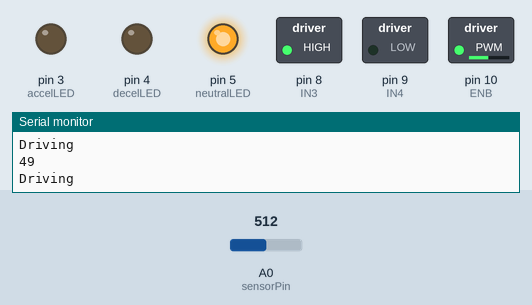
Bench run of a sketch on a simulated Arduino Uno, built with avr-gcc and run on an emulated ATmega328P. Shown: switched loads named in the sketch (green lamp = pin HIGH), output pins drawn as LEDs (lit = HIGH), the last lines printed to the serial monitor. The test bench sets the inputs (shaded band); at power-on: A0 (sensorPin) = 512.

Above: at 1.3 s.
1.4 s: A0 (sensorPin) set to 716
At 2.8 s:
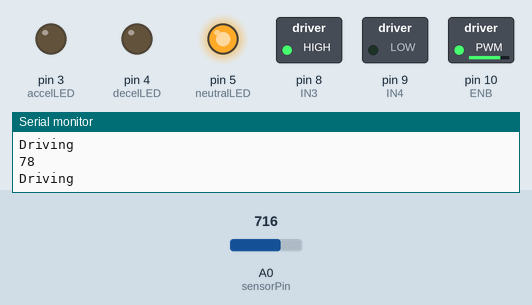
3.5 s: A0 (sensorPin) set to 306
At 4.4 s:
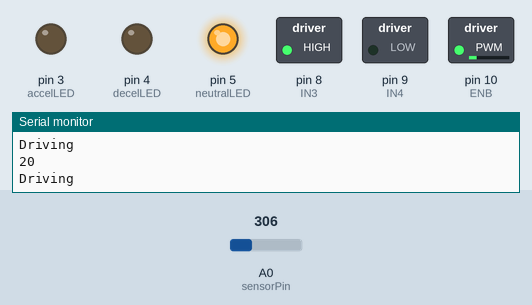
5.5 s: A0 (sensorPin) set to 122
At 7.2 s:
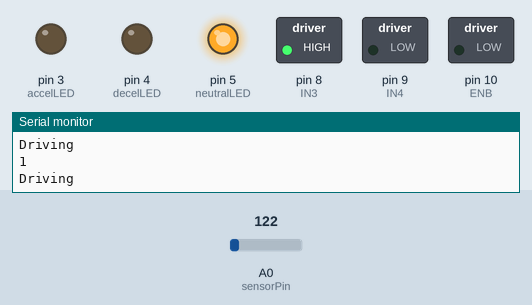
7.5 s: A0 (sensorPin) set to 159
9.0 s: A0 (sensorPin) set to 192
At 9.4 s:
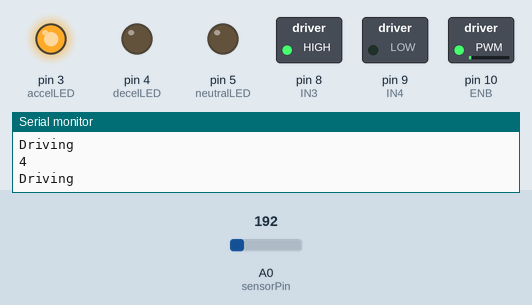
11.0 s: A0 (sensorPin) set to 0
At 11.4 s:
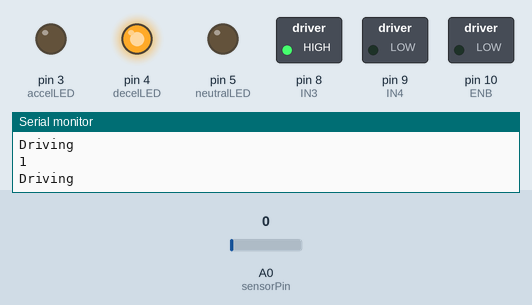
Timing chart, 0 to 14.0 s (numbered marks = the images above; inputs shaded):
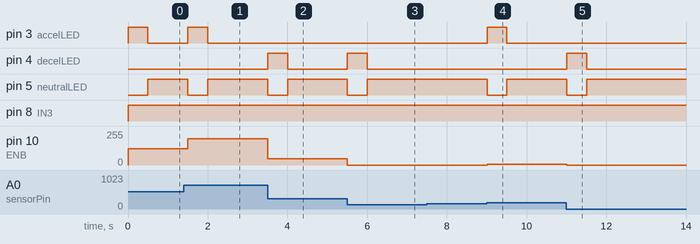

Measured:
- the behaviour switches between 175 and 176 on A0 (sensorPin) (found by bisection; images 3 and 4)
- after the input at 1.4 s, pin 3 (accelLED): LOW → HIGH after 0.10 s, → LOW 0.50 s later; pin 5 (neutralLED): HIGH → LOW after 0.10 s, → HIGH 0.50 s later; pin 10 (ENB): 123/255 → 198/255 after 0.10 s
- after the input at 3.5 s, pin 4 (decelLED): LOW → HIGH at once, → LOW 0.50 s later; pin 5 (neutralLED): HIGH → LOW at once, → HIGH 0.50 s later; pin 10 (ENB): 198/255 → 48/255 at once
- after the input at 5.5 s, pin 4 (decelLED): LOW → HIGH at once, → LOW 0.50 s later; pin 5 (neutralLED): HIGH → LOW at once, → HIGH 0.50 s later; pin 10 (ENB): 48/255 → 0/255 at once
- after the input at 9.0 s, pin 3 (accelLED): LOW → HIGH at once, → LOW 0.50 s later; pin 5 (neutralLED): HIGH → LOW at once, → HIGH 0.50 s later; pin 10 (ENB): 0/255 → 7/255 at once
- after the input at 11.0 s, pin 4 (decelLED): LOW → HIGH at once, → LOW 0.50 s later; pin 5 (neutralLED): HIGH → LOW at once, → HIGH 0.50 s later; pin 10 (ENB): 7/255 → 0/255 at once

The sketch:

PedalInput.ino
```cpp
//Arduino Pins
int sensorPin = A0;   // select the input pin for the potentiometer
int sensorValue = 0;  // variable to store the value coming from the sensor
int accelLED = 3;
int decelLED = 4;
int neutralLED = 5;

// variables
int currentVal = 0;
int previousVal = 0;
int threshold = 1;

// MOTOR PINS (L298N)
int IN3 = 8;
int IN4 = 9;
int ENB = 10; // PWM pin

void setup() {
  //Serial Begin and declare pins
   Serial.begin(9600);

  pinMode(accelLED, OUTPUT);
  pinMode(decelLED, OUTPUT);
  pinMode(neutralLED, OUTPUT);

  // Motor
  pinMode(IN3, OUTPUT);
  pinMode(IN4, OUTPUT);
  pinMode(ENB, OUTPUT);

}

void loop() {
  //Map sensed value to 1-100
  int sensorValue = analogRead(A0);
  int percent = map(sensorValue, 168, 869, 1, 100);
  percent = constrain(percent, 1, 100);

  Serial.println(percent);

  int currentVal = percent;

   // Determine movement
  if (currentVal > previousVal + threshold) {
    // accelerating
    digitalWrite(accelLED, HIGH);
    digitalWrite(decelLED, LOW);
    digitalWrite(neutralLED, LOW);

    driveMotor(map(percent, 1, 100, 0, 255));

  } else if (currentVal < previousVal - threshold) {
    // decelerating
    digitalWrite(accelLED, LOW);
    digitalWrite(decelLED, HIGH);
    digitalWrite(neutralLED, LOW);

    driveMotor(map(percent, 1, 100, 0, 255));

  } else {
    // neutral
    digitalWrite(accelLED, LOW);
    digitalWrite(decelLED, LOW);
    digitalWrite(neutralLED, HIGH);

    driveMotor(map(percent, 1, 100, 0, 255));
  }

  // store last reading
  previousVal = currentVal;

  delay(500);
}

// Drive direction will be implemented with shift gears
// MOTOR CONTROL FUNCTION
void driveMotor(int speed) {
  // direction: 1 = forward, -1 = backward, 0 = stop
  // speed: 0–255

  speed = constrain(speed, 0, 255);

  digitalWrite(IN3, HIGH);
  digitalWrite(IN4, LOW);


  analogWrite(ENB, speed);
  Serial.println("Driving");
}
```
